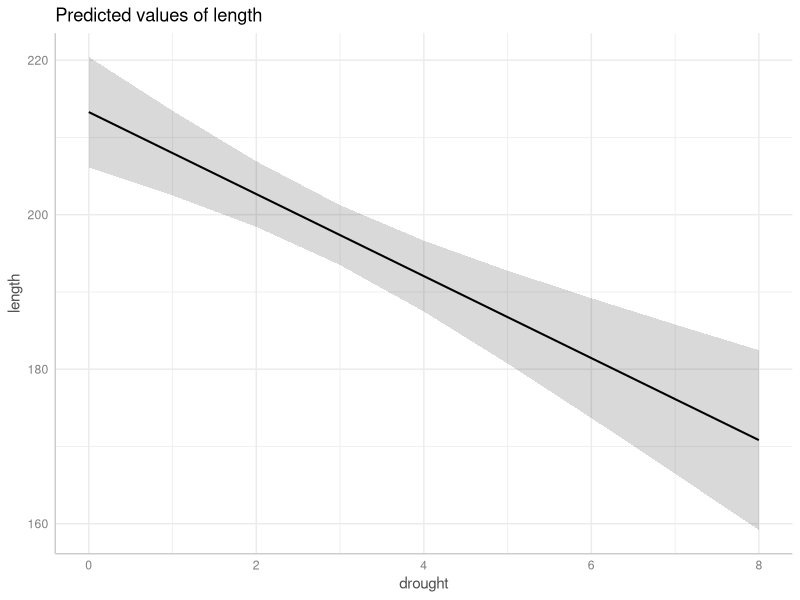
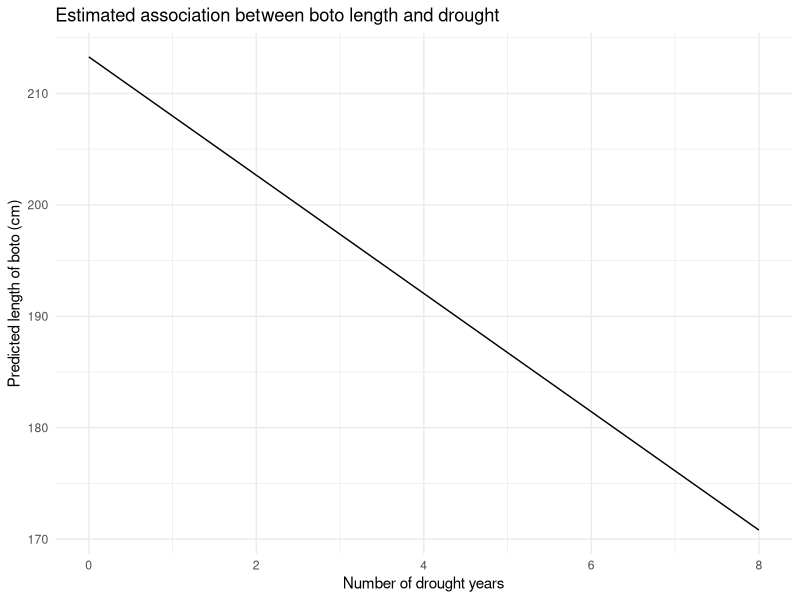

Source code (R) for these figures, in order: (Note: this script raises an error after producing the figures.)
## ---- chunk 1
knitr::opts_chunk$set(echo = TRUE, results = "hide", fig.show="show")
answer_sheet <- TRUE
library(ggplot2)
library(here)
boto <- read.table(here("Workshops/Workshop 2 - Data vis/Data", "boto.txt"), header = T)
## ---- chunk 2
rnorm(n = 10, mean = 200, sd = 10)
## ---- chunk 3
boto_model <- lm(length ~ drought, data = boto)
## ---- chunk 4
summary(boto_model)
## ---- chunk 5
library(ggeffects)
## ---- chunk 6
preds <- ggpredict(boto_model)
## ---- chunk 7
plot(preds)
## ---- chunk 8
fake <- data.frame(
  drought = 0:8
)
## ---- chunk 9
fake$fit <- predict(boto_model, newdata = fake)
## ---- chunk 10
ggplot(fake) +
  geom_line(aes(x = drought, y = fit)) +
  labs(x = "Number of drought years",
       y = "Predicted length of boto (cm)",
       title = "Estimated association between boto length and drought") +
  theme_minimal()
## ---- chunk 11
# For coordinators -
# Code below simulates and exports the data used in the workshop
# number of offspring as function of temperature

set.seed(2024)
n <- 234
beetles <- data.frame(
  temperature = round(runif(n = n, min = -10, max = 35), digits = 0)
)

b0 <- 30
b1 <- -15

temp_peak <- 30
frequency <- 2 * pi / 50  # Frequency based on the temperature range and desired peak
phase_shift <- temp_peak

mu <- b0 + b1 * sin(frequency * (beetles$temperature - phase_shift))

# plot(mu ~ beetles$temperature)

beetles$offspring <- round(rnorm(n, mean = mu, sd = 5), digits = 0)

# plot(beetles$offspring ~ beetles$temperature)
# hist(beetles$offspring)

write.table(beetles, here("Workshops/Workshop 3 - LM with continuous predictor/Data", "beetles.txt"), row.names = FALSE)
